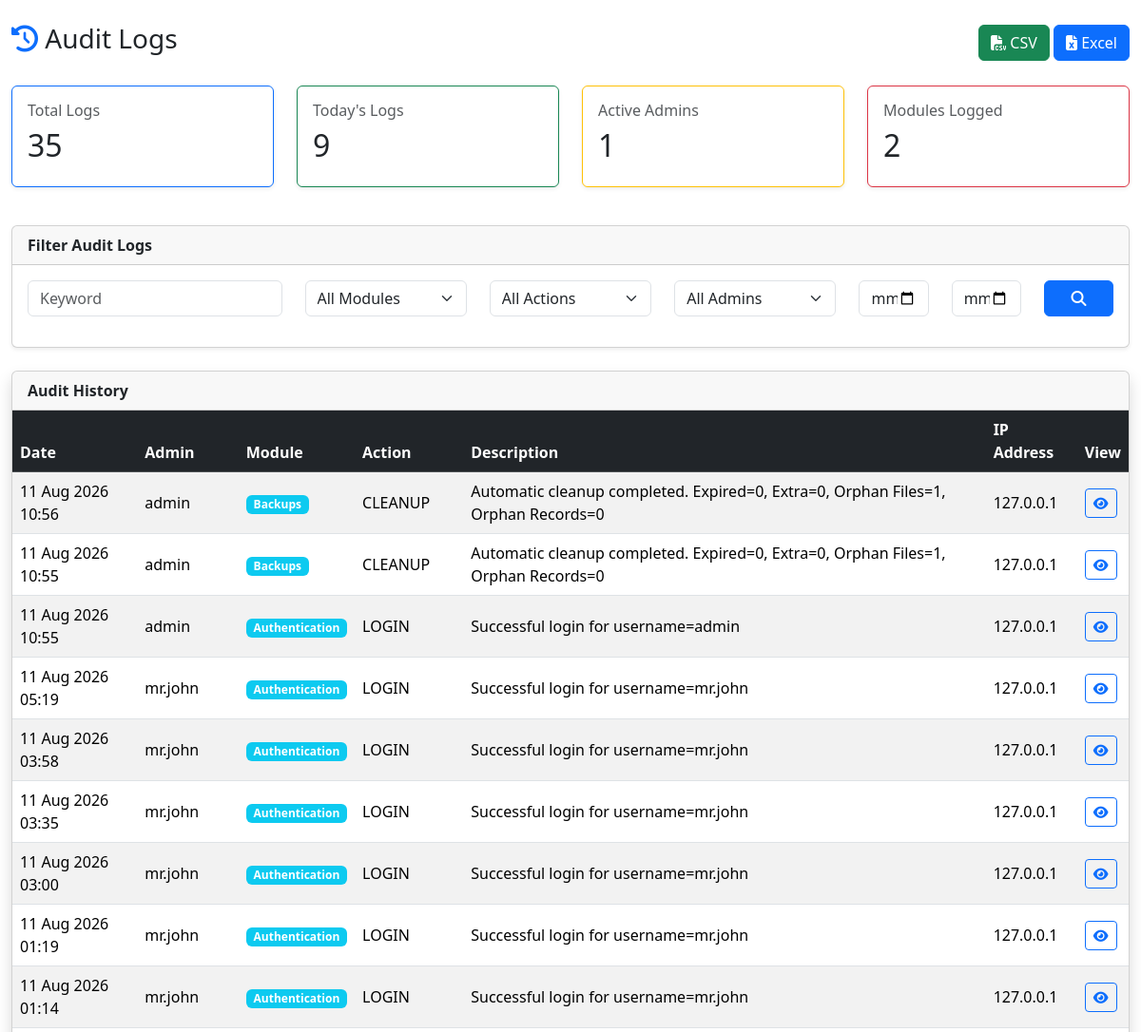
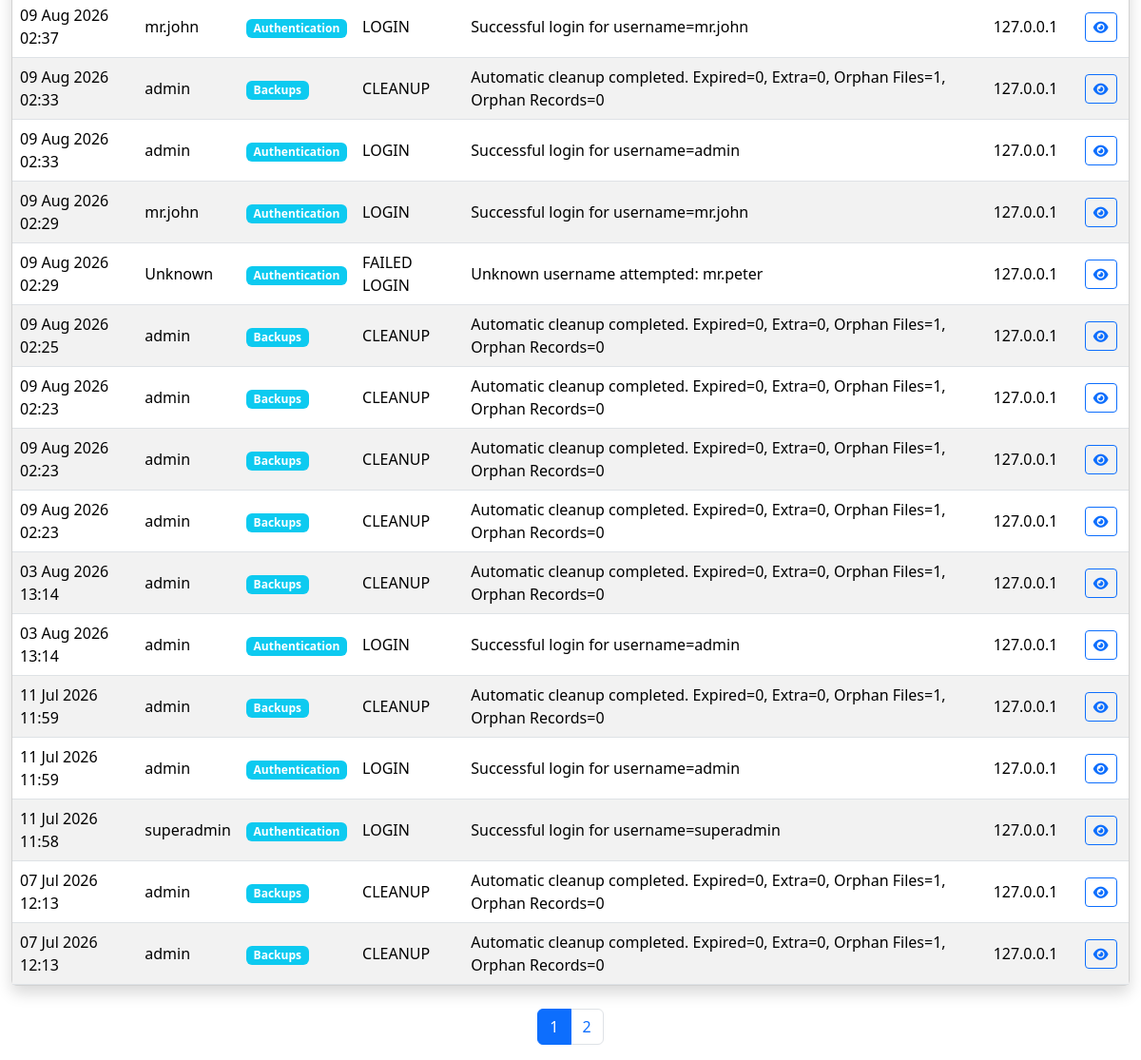
The app's page /admin/audit_logs.php (signed in), older data (2 pictures, top to bottom).
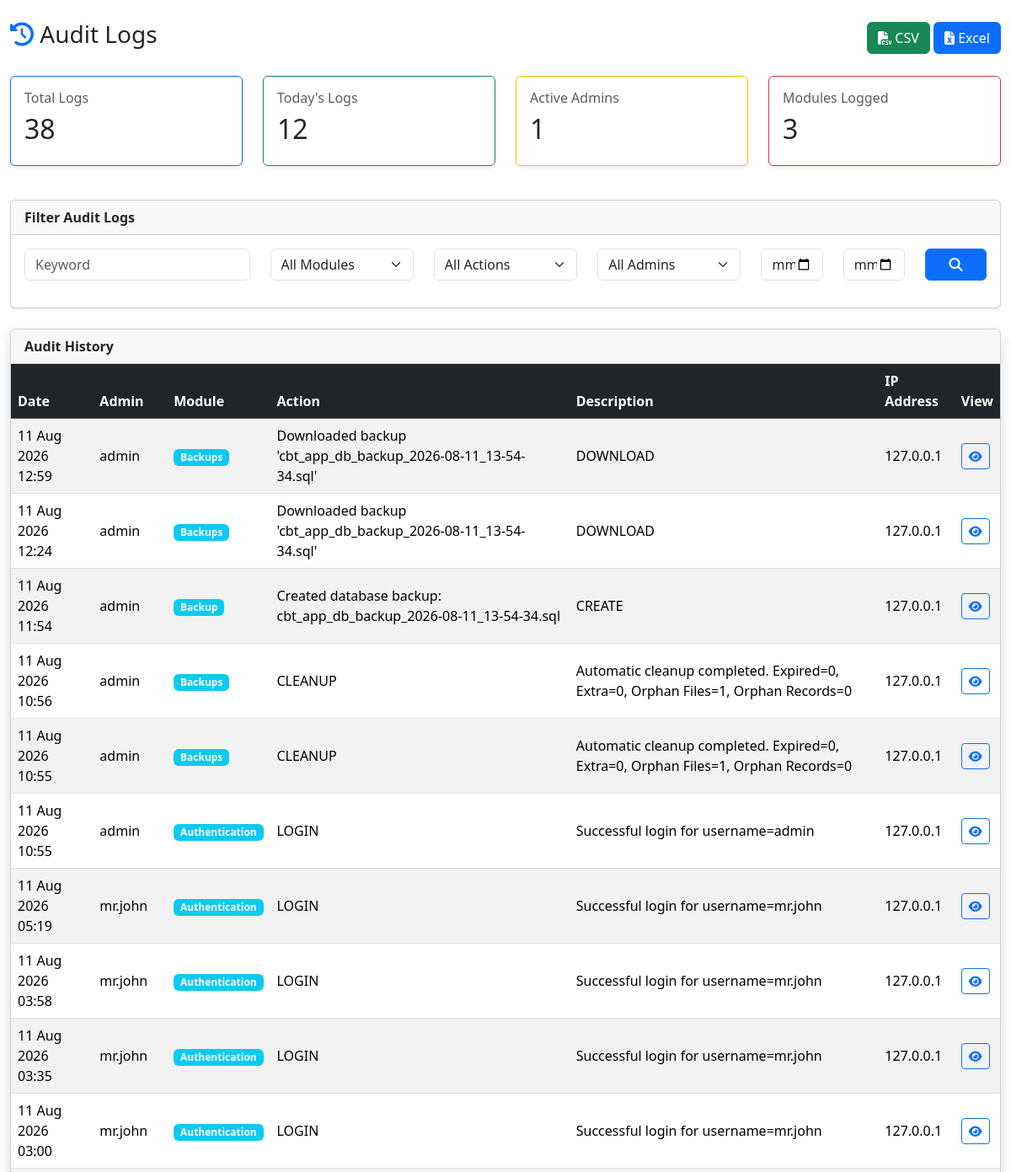
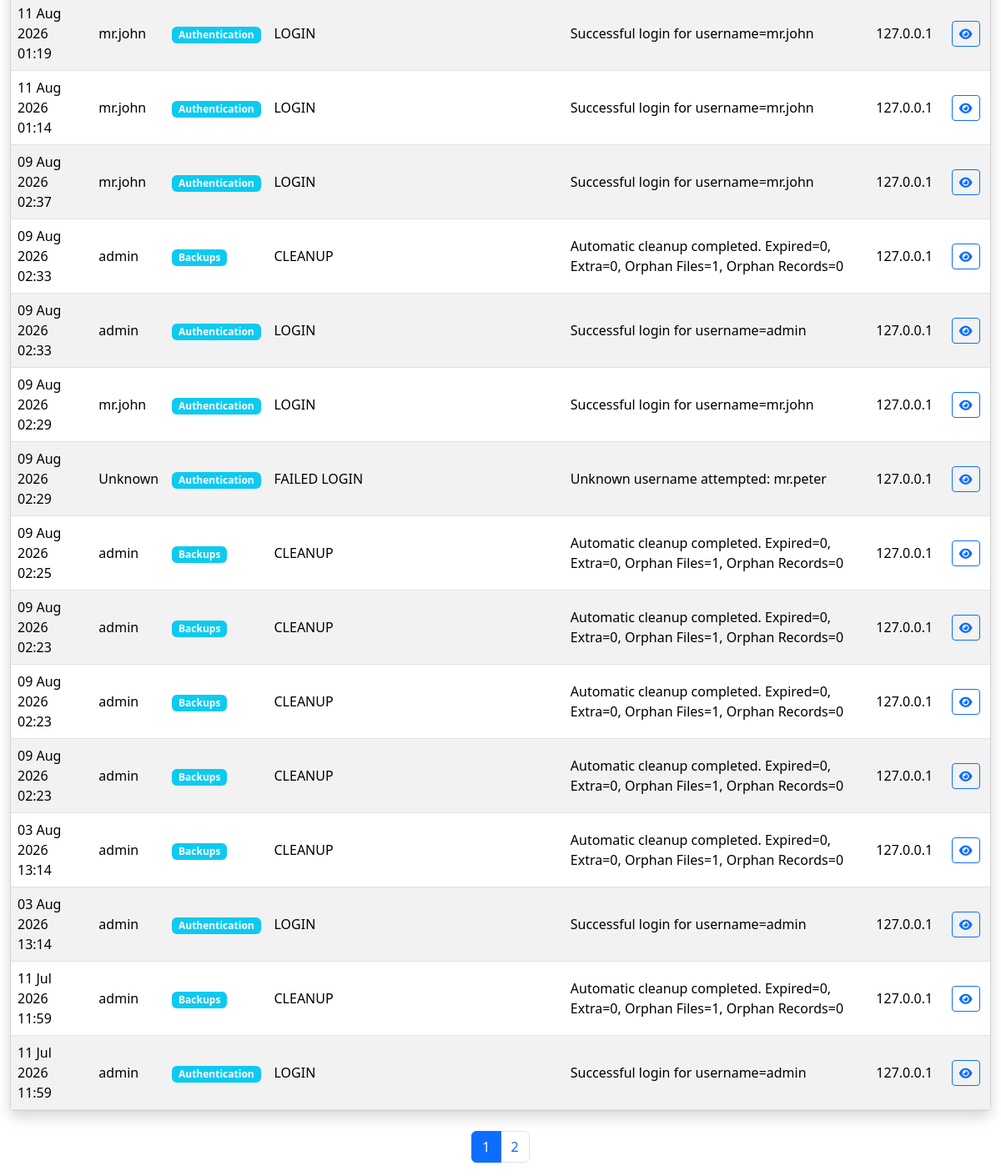
The same page, newer data (2 pictures, top to bottom).
### tables this page shows
CREATE TABLE `audit_logs` (
  `id` bigint(20) NOT NULL AUTO_INCREMENT,
  `admin_id` int(11) DEFAULT NULL,
  `username` varchar(100) DEFAULT NULL,
  `action` varchar(100) NOT NULL,
  `module` varchar(100) NOT NULL,
  `description` text DEFAULT NULL,
  `ip_address` varchar(45) DEFAULT NULL,
  `user_agent` text DEFAULT NULL,
  `computer_name` varchar(255) DEFAULT NULL,
  `created_at` timestamp NOT NULL DEFAULT current_timestamp(),
  PRIMARY KEY (`id`),
  KEY `admin_id` (`admin_id`),
  KEY `module` (`module`),
  KEY `action` (`action`),
  KEY `created_at` (`created_at`),
  CONSTRAINT `audit_logs_ibfk_1` FOREIGN KEY (`admin_id`) REFERENCES `admins` (`id`) ON DELETE SET NULL
);

### admin/audit_logs.php (the view, shortened to what this page needs)
<?php
$conn = Database::connection();
$perPage = isset($_GET['per_page']) && is_numeric($_GET['per_page'])
    ? (int) $_GET['per_page']
    : 25;
$page = isset($_GET['page']) && is_numeric($_GET['page'])
    ? max(1, (int) $_GET['page'])
    : 1;
$offset = ($page - 1) * $perPage;
$keyword = trim($_GET['keyword'] ?? '');
$dateFrom = trim($_GET['date_from'] ?? '');
$dateTo   = trim($_GET['date_to'] ?? '');
$params = [];
$types = "";
$whereSQL = "";
$totalLogs = $conn->query("
    SELECT COUNT(*) total
    FROM audit_logs
")->fetch_assoc()['total'];
$todayLogs = $conn->query("
    SELECT COUNT(*) total
    FROM audit_logs
    WHERE DATE(created_at)=CURDATE()
")->fetch_assoc()['total'];
$activeAdmins = $conn->query("
    SELECT COUNT(DISTINCT admin_id) total
    FROM audit_logs
")->fetch_assoc()['total'];
$modulesLogged = $conn->query("
    SELECT COUNT(DISTINCT module) total
    FROM audit_logs
")->fetch_assoc()['total'];
$countSQL = "
    SELECT COUNT(*) total
    FROM audit_logs
    {$whereSQL}
";
$stmt = $conn->prepare($countSQL);
$stmt->execute();
$totalRows = $stmt
    ->get_result()
    ->fetch_assoc()['total'];
$totalPages = max(1, ceil($totalRows / $perPage));
$listSQL = "
SELECT *
FROM audit_logs
{$whereSQL}
ORDER BY created_at DESC
LIMIT ?
OFFSET ?
";
$stmt = $conn->prepare($listSQL);
$listParams = $params;
$listTypes = $types . "ii";
$listParams[] = $perPage;
$listParams[] = $offset;
$stmt->bind_param($listTypes, ...$listParams);
$stmt->execute();
$auditLogs = $stmt->get_result();
?>
<!DOCTYPE html>
<html lang="en">
<head>
    <link href="../assets/bootstrap/css/bootstrap.min.css" rel="stylesheet">
    <link href="../assets/fontawesome/css/all.min.css" rel="stylesheet">
</head>
<body>
<div class="container-fluid mt-4">
    <div class="d-flex justify-content-between align-items-center mb-4">
        <h3>
            <i class="fas fa-history text-primary"></i>
            Audit Logs
        </h3>
        <div>
            <a href="export_audit_csv.php?<?= http_build_query($_GET) ?>" class="btn btn-success">
                <i class="fas fa-file-csv"></i>
                CSV
            </a>
            <a href="export_audit_excel.php" class="btn btn-primary">
                <i class="fas fa-file-excel"></i>
                Excel
            </a>
        </div>
    </div>
    <div class="row mb-4">
        <div class="col-lg-3 col-md-6 mb-3">
            <div class="card border-primary shadow-sm">
                <div class="card-body">
                    <h6 class="text-muted">Total Logs</h6>
                    <h2><?= number_format($totalLogs) ?></h2>
                </div>
            </div>
        </div>
        <div class="col-lg-3 col-md-6 mb-3">
            <div class="card border-success shadow-sm">
                <div class="card-body">
                    <h6 class="text-muted">Today's Logs</h6>
                    <h2><?= number_format($todayLogs) ?></h2>
                </div>
            </div>
        </div>
        <div class="col-lg-3 col-md-6 mb-3">
            <div class="card border-warning shadow-sm">
                <div class="card-body">
                    <h6 class="text-muted">Active Admins</h6>
                    <h2><?= number_format($activeAdmins) ?></h2>
                </div>
            </div>
        </div>
        <div class="col-lg-3 col-md-6 mb-3">
            <div class="card border-danger shadow-sm">
                <div class="card-body">
                    <h6 class="text-muted">Modules Logged</h6>
                    <h2><?= number_format($modulesLogged) ?></h2>
                </div>
            </div>
        </div>
    </div>
    <div class="card shadow-sm mb-4">
        <div class="card-header">
            <strong>Filter Audit Logs</strong>
        </div>
        <div class="card-body">
            <form method="GET">
                <div class="row">
                    <div class="col-md-3 mb-3">
                        <input
                            type="text"
                            class="form-control"
                            name="keyword"
                            placeholder="Keyword"
                            value="<?= htmlspecialchars($keyword) ?>">
                    </div>
                    <div class="col-md-2 mb-3">
                        <select class="form-select" name="module">
                            <option value="">All Modules</option>
                        </select>
                    </div>
                    <div class="col-md-2 mb-3">
                        <select class="form-select" name="action">
                            <option value="">All Actions</option>
                        </select>
                    </div>
                    <div class="col-md-2 mb-3">
                        <select class="form-select" name="admin">
                            <option value="">All Admins</option>
                        </select>
                    </div>
                    <div class="col-md-1 mb-3">
                        <input
                            type="date"
                            class="form-control"
                            name="date_from"
                            value="<?= $dateFrom ?>">
                    </div>
                    <div class="col-md-1 mb-3">
                        <input
                            type="date"
                            class="form-control"
                            name="date_to"
                            value="<?= $dateTo ?>">
                    </div>
                    <div class="col-md-1 mb-3">
                        <button class="btn btn-primary w-100">
                            <i class="fas fa-search"></i>
                        </button>
                    </div>
                </div>
            </form>
        </div>
    </div>
    <div class="card shadow">
        <div class="card-header">
            <strong>Audit History</strong>
        </div>
        <div class="table-responsive">
            <table class="table table-striped table-hover align-middle mb-0">
                <thead class="table-dark">
                    <tr>
                        <th>Date</th>
                        <th>Admin</th>
                        <th>Module</th>
                        <th>Action</th>
                        <th>Description</th>
                        <th>IP Address</th>
                        <th>View</th>
                    </tr>
                </thead>
                <tbody>
                <?php while($log = $auditLogs->fetch_assoc()): ?>
                    <tr>
                        <td>
                            <?= date(
                                "d M Y H:i",
                                strtotime($log['created_at'])
                            ) ?>
                        </td>
                        <td><?= htmlspecialchars($log['username']) ?></td>
                        <td>
                            <span class="badge bg-info">
                                <?= htmlspecialchars($log['module']) ?>
                            </span>
                        </td>
                        <td><?= htmlspecialchars($log['action']) ?></td>
                        <td><?= htmlspecialchars($log['description']) ?></td>
                        <td><?= htmlspecialchars($log['ip_address']) ?></td>
                        <td>
                            <button
                                class="btn btn-sm btn-outline-primary viewAudit"
                                data-id="<?= $log['id'] ?>">
                                <i class="fas fa-eye"></i>
                            </button>
                        </td>
                    </tr>
                <?php endwhile; ?>
                </tbody>
            </table>
        </div>
    </div>
    <nav class="mt-4">
        <ul class="pagination justify-content-center">
            <?php for($i = 1; $i <= $totalPages; $i++): ?>
                <li class="page-item <?= $page == $i ? 'active' : '' ?>">
                    <a
                        class="page-link"
                        href="?page=<?= $i ?>&per_page=<?= $perPage ?>">
                        <?= $i ?>
                    </a>
                </li>
            <?php endfor; ?>
        </ul>
    </nav>
</div>
</body>
</html>

Row changes from the older to the newer data that the page shows:
no longer on this page (row unchanged): audit_logs: created_at "11 Jul 2026 11:58", username "superadmin", module "Authentication", action "LOGIN", description "Successful login for username=superadmin", ip_address "127.0.0.1"
no longer on this page (row unchanged): audit_logs: created_at "07 Jul 2026 12:13", username "admin", module "Backups", action "CLEANUP", description "Automatic cleanup completed. Expired=0, Extra=0, Orphan Files=1, Orphan Records=0", ip_address "127.0.0.1"
no longer on this page (row unchanged): audit_logs: created_at "07 Jul 2026 12:13", username "admin", module "Backups", action "CLEANUP", description "Automatic cleanup completed. Expired=0, Extra=0, Orphan Files=1, Orphan Records=0", ip_address "127.0.0.1"
added audit_logs: created_at "11 Aug 2026 12:59", username "admin", module "Backups", action "Downloaded backup 'cbt_app_db_backup_2026-08-11_13-54-34.sql'", description "DOWNLOAD", ip_address "127.0.0.1"
added audit_logs: created_at "11 Aug 2026 12:24", username "admin", module "Backups", action "Downloaded backup 'cbt_app_db_backup_2026-08-11_13-54-34.sql'", description "DOWNLOAD", ip_address "127.0.0.1"
added audit_logs: created_at "11 Aug 2026 11:54", username "admin", module "Backup", action "Created database backup: cbt_app_db_backup_2026-08-11_13-54-34.sql", description "CREATE", ip_address "127.0.0.1"
Text that changed along with them:
$totalLogs: "35" → "38"
$todayLogs: "9" → "12"
$modulesLogged: "2" → "3"
